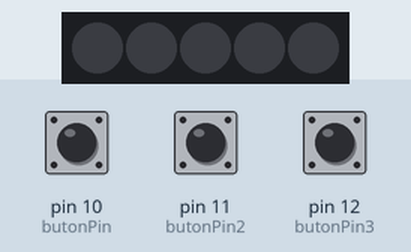
Recording of a sketch running on a simulated Arduino Uno, built for the host (arithmetic inside an expression is 32-bit, double 64-bit). Parts: 5 RGB LEDs in strip order, left to right. The inputs (shaded band) are chosen by the test bench; at power-on: pin 10 (butonPin) HIGH, pin 11 (butonPin2) HIGH, pin 12 (butonPin3) HIGH.

Above: at 1.2 s.
1.3 s: pin 10 (butonPin) pulled LOW for 0.15 s
At 3.5 s:
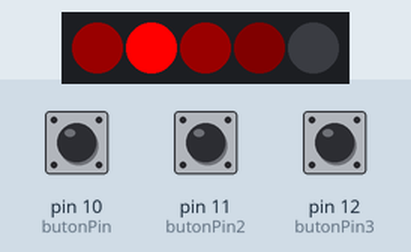
4.0 s: pin 11 (butonPin2) pulled LOW for 3.2 s
At 4.58 s:
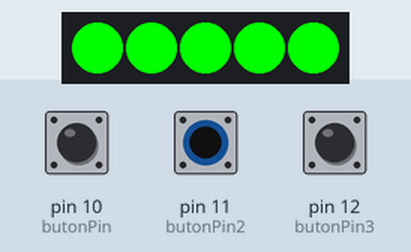
8.7 s: pin 12 (butonPin3) pulled LOW for 0.15 s
At 9.27 s:
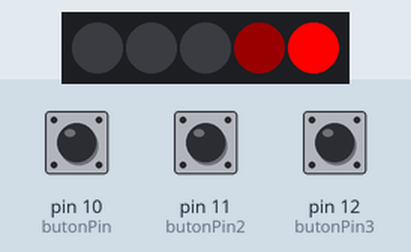
10.6 s: pin 10 (butonPin) pulled LOW for 1 s
At 13.4 s:
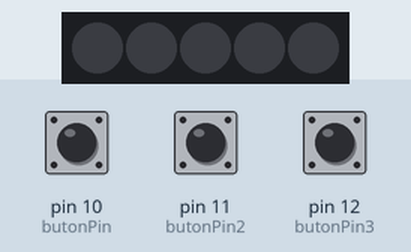
14.5 s: pin 11 (butonPin2) pulled LOW for 0.15 s
At 15.1 s:
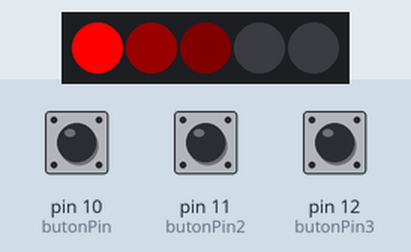
17.2 s: pin 10 (butonPin) driven LOW and pin 12 (butonPin3) driven LOW
At 19.93 s:
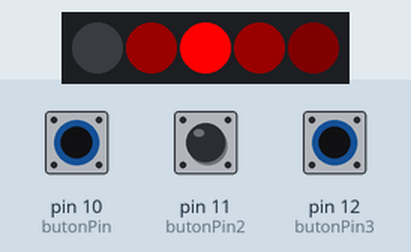
Timing chart, 0 to 21.2 s (numbered marks = the images above; inputs shaded):
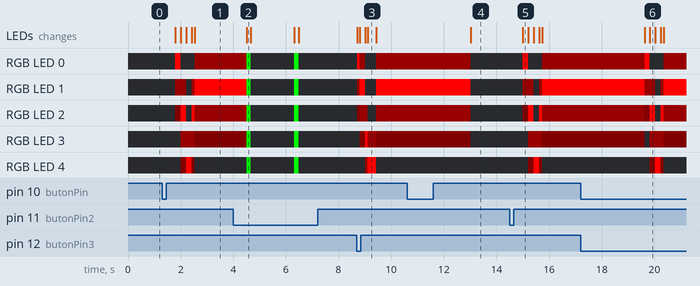

The sketch:

39_pilakimcihazineopixel_TrigerLow_.ino
```cpp
#include "FastLED.h"
#define NUM_LEDS 5
CRGB leds[NUM_LEDS];
#define PIN 5
int butonPin=10;
int butonPin2=11;
int butonPin3=12;
int butonDurum=0;
int butonDurum2=0;
int butonDurum3=0;
void setup()
{
  pinMode(butonPin3, INPUT); //buton pinini giriş olarak atadık
  pinMode(butonPin2, INPUT); //buton pinini giriş olarak atadık
  pinMode(butonPin, INPUT); //buton pinini giriş olarak atadık
  FastLED.addLeds<WS2811, PIN, GRB>(leds, NUM_LEDS).setCorrection( TypicalLEDStrip );
}

// *** REPLACE FROM HERE ***
void loop() {
    butonDurum=digitalRead(butonPin); // dijital olarak okuduk
  if(butonDurum==LOW){
    delay(500);
        butonDurum=digitalRead(butonPin); // dijital olarak okuduk
      if(butonDurum==HIGH){
  CylonBounce(0xff, 0, 0, 1, 100, 10);
  }
      butonDurum=digitalRead(butonPin); // dijital olarak okuduk
    if(butonDurum==LOW){
  FadeInOut(0xff, 0xff, 0xff);
  }}
      butonDurum2=digitalRead(butonPin2); // dijital olarak okuduk
  if(butonDurum2==LOW){
    delay(500);
        butonDurum2=digitalRead(butonPin2); // dijital olarak okuduk
      if(butonDurum2==HIGH){
  CylonBounce(0xff, 0, 0, 1, 100, 10);
  }
      butonDurum2=digitalRead(butonPin2); // dijital olarak okuduk
    if(butonDurum2==LOW){
   Strobe(0, 0xff, 0, 3, 50, 1000);
  }}
  butonDurum3=digitalRead(butonPin3); // dijital olarak okuduk
  if(butonDurum3==LOW){
  CylonBounce(0xff, 0, 0, 1, 100, 10);
  }

}
void Strobe(byte red, byte green, byte blue, int StrobeCount, int FlashDelay, int EndPause){
  for(int j = 0; j < StrobeCount; j++) {
    setAll(red,green,blue);
    showStrip();
    delay(FlashDelay);
    setAll(0,0,0);
    showStrip();
    delay(FlashDelay);
  }

 delay(EndPause);
}
void FadeInOut(byte red, byte green, byte blue){
  float r, g, b;

  for(int k = 0; k < 256; k=k+1) {
    r = (k/256.0)*red;
    g = (k/256.0)*green;
    b = (k/256.0)*blue;
    setAll(r,g,b);
    showStrip();
  }

  for(int k = 255; k >= 0; k=k-2) {
    r = (k/256.0)*red;
    g = (k/256.0)*green;
    b = (k/256.0)*blue;
    setAll(r,g,b);
    showStrip();
  }
}
void CylonBounce(byte red, byte green, byte blue, int EyeSize, int SpeedDelay, int ReturnDelay){

  for(int i = -1; i < NUM_LEDS-EyeSize; i++) {
    setAll(0,0,0);
         setPixel(i, red, green, blue);
    for(int j = 1; j <= EyeSize; j++) {
      setPixel(i+j, red, green, blue);
    }
    setPixel(i+EyeSize+1, red/10, green/10, blue/10);
    setPixel(i+EyeSize+2, red/50, green/50, blue/50);
  /*  setPixel(i+EyeSize+3, red/50, green/50, blue/50);
    setPixel(i+EyeSize+4, red/50, green/50, blue/50);
    setPixel(i+EyeSize+5, red/50, green/50, blue/50);
    setPixel(i+EyeSize+6, red/50, green/50, blue/50);
    setPixel(i+EyeSize+7, red/50, green/50, blue/50);
    setPixel(i+EyeSize+8, red/50, green/50, blue/50);*/
    setPixel(i+EyeSize-1, red/10, green/10, blue/10);
   //         setPixel(i+EyeSize-2, red/50, green/50, blue/50);
 /*   setPixel(i+EyeSize-2, red/50, green/50, blue/50);
    setPixel(i+EyeSize-3, red/50, green/50, blue/50);
    setPixel(i+EyeSize-4, red/50, green/50, blue/50);*/
    showStrip();
    delay(SpeedDelay);
  }

  delay(ReturnDelay);

  for(int i = NUM_LEDS-EyeSize-2; i > -1; i--) {
    setAll(0,0,0);
         setPixel(i, red, green, blue);
    for(int j = 1; j <= EyeSize; j++) {
      setPixel(i+j, red, green, blue);
    }
    setPixel(i+EyeSize+1, red/10, green/10, blue/10);
    setPixel(i+EyeSize+2, red/50, green/50, blue/50);
  /*  setPixel(i+EyeSize+3, red/50, green/50, blue/50);
    setPixel(i+EyeSize+4, red/50, green/50, blue/50);
    setPixel(i+EyeSize+5, red/50, green/50, blue/50);
    setPixel(i+EyeSize+6, red/50, green/50, blue/50);
    setPixel(i+EyeSize+7, red/50, green/50, blue/50);
    setPixel(i+EyeSize+8, red/50, green/50, blue/50);*/
    setPixel(i+EyeSize-1, red/10, green/10, blue/10);
   //     setPixel(i+EyeSize-2, red/50, green/50, blue/50);
 /*   setPixel(i+EyeSize-2, red/50, green/50, blue/50);
    setPixel(i+EyeSize-3, red/50, green/50, blue/50);
    setPixel(i+EyeSize-4, red/50, green/50, blue/50);*/
    showStrip();
    delay(SpeedDelay);
  }

  delay(ReturnDelay);
}
// *** REPLACE TO HERE ***

void showStrip() {
 #ifdef ADAFRUIT_NEOPIXEL_H
   // NeoPixel
   strip.show();
 #endif
 #ifndef ADAFRUIT_NEOPIXEL_H
   // FastLED
   FastLED.show();
 #endif
}

void setPixel(int Pixel, byte red, byte green, byte blue) {
 #ifdef ADAFRUIT_NEOPIXEL_H
   // NeoPixel
   strip.setPixelColor(Pixel, strip.Color(red, green, blue));
 #endif
 #ifndef ADAFRUIT_NEOPIXEL_H
   // FastLED
   leds[Pixel].r = red;
   leds[Pixel].g = green;
   leds[Pixel].b = blue;
 #endif
}

void setAll(byte red, byte green, byte blue) {
  for(int i = 0; i < NUM_LEDS; i++ ) {
    setPixel(i, red, green, blue);
  }
  showStrip();
}
```

Measured:
- after the input at 1.3 s, RGB LED 0: off → RGB(255, 0, 0) after 0.50 s, → off 0.21 s later, → RGB(25, 0, 0) 0.52 s later; RGB LED 1: off → RGB(25, 0, 0) after 0.50 s, → off 0.41 s later, → RGB(25, 0, 0) 0.22 s later, → RGB(255, 0, 0) 0.10 s later
- after the input at 4.0 s, RGB LED 0–4: alternates RGB(0, 255, 0) for 0.16 s and off for 1.7 s, starting after 0.50 s; the LEDs: change after 0.50 s (image 2)
- after the input at 8.7 s, RGB LED 0: off → RGB(255, 0, 0) at once, → RGB(25, 0, 0) 0.10 s later, → off 0.21 s later, → RGB(25, 0, 0) 0.42 s later; RGB LED 1: off → RGB(25, 0, 0) at once, → RGB(255, 0, 0) 0.10 s later, → off 0.21 s later, → RGB(255, 0, 0) 0.42 s later
- after the input at 10.6 s, RGB LED 0, RGB LED 2: RGB(25, 0, 0) → off after 2.4 s; RGB LED 1: RGB(255, 0, 0) → off after 2.4 s; RGB LED 3: RGB(5, 0, 0) → off after 2.4 s; the LEDs: change after 2.4 s (image 4)
- after the input at 14.5 s, RGB LED 0: off → RGB(255, 0, 0) after 0.50 s, → off 0.21 s later, → RGB(25, 0, 0) 0.52 s later; RGB LED 1: off → RGB(25, 0, 0) after 0.50 s, → off 0.41 s later, → RGB(25, 0, 0) 0.22 s later, → RGB(255, 0, 0) 0.10 s later
- after the input at 17.2 s, RGB LED 0: RGB(25, 0, 0) → RGB(255, 0, 0) after 2.4 s, → off 0.21 s later, → RGB(25, 0, 0) 0.52 s later; RGB LED 1: RGB(255, 0, 0) → RGB(25, 0, 0) after 2.4 s, → off 0.41 s later, → RGB(25, 0, 0) 0.22 s later, → RGB(255, 0, 0) 0.10 s later
